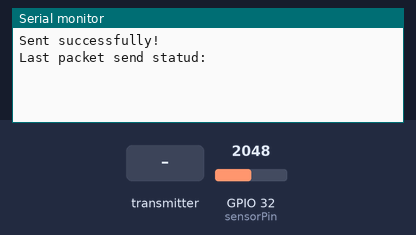
Simulated run of this program. Board: ESP32. On the bench: the last lines printed to the serial monitor. The inputs (shaded band) are chosen by the test bench; at power-on: GPIO 32 (sensorPin) = 2048.

Above: at 1.2 s.
1.3 s: the transmitter starts sending sensorData = 0
At 1.61 s:
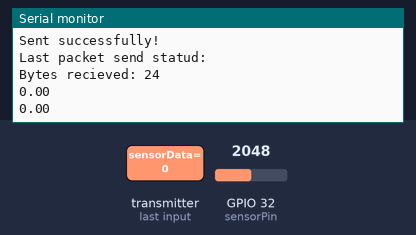
2.8 s: the transmitter starts sending num1 = 25
At 3.11 s:
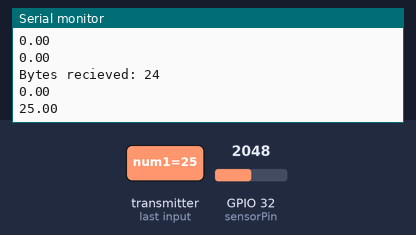
4.3 s: the transmitter starts sending sensorData = 50
5.8 s: the transmitter starts sending num1 = 100
At 6.11 s:
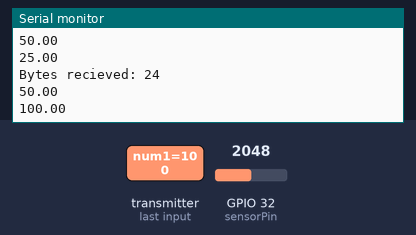
Timing chart, 0 to 8.3 s (numbered marks = the images above; inputs shaded):
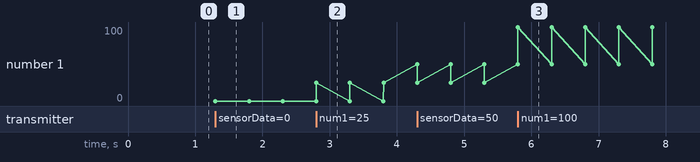

Measured:
- after the input at 1.3 s, the serial monitor: prints a new line at once (image 1)
- after the input at 2.8 s, the serial monitor: prints a new line at once (image 2)
- after the input at 5.8 s, the serial monitor: prints a new line at once (image 3)
- plotted number 1: 0 → 25 after the input at 2.8 s, 25 → 100 after the input at 5.8 s

The program:

main.cpp
```cpp
// Kommunikajson mellom 2 esp
#include <Arduino.h>
#include <WiFi.h>
#include <esp_now.h>

const int sensorPin = 32;

// unsigned int(for å få positive og negative verdier) av typen 8 bit/ 1 byte som array
uint8_t broadcastAddress[]= {0xFF, 0xFF, 0xFF, 0xFF, 0xFF, 0xFF}; // broadcast høyeste verdien (255,255,255,255,255,255)

float outgoingSensorData; //Lagrer data som vi logger fra sensorPin

//data vi ønsker å få inn fra de andre ESP-ene
float incomingSensorData;
char* incomingMsg; //Char array/string
float incomingNum;

String success; // Om meldingen har sent eller ikke sendt

// Si til esp-biblioteket hvilken data den kan forvente å motta
typedef struct struct_message{// lager en struct- flere forskjellige variabeltyper.
  float sensorData;
  char* msg1;
  float num1;
} struct_message;

// Deklarerer ny struct, samme som å lage ny int nå som vi har laget struct
struct_message outgoingData;
struct_message incomingData;

esp_now_peer_info_t peerInfo; // Holder infor om de forskjellige esp-ene en kan snakke med


//Lage en funksjon som kjører hver gang data blir forsøkt sendt, om det ble sendt riktig eller ikke
void onDataSent(const uint8_t* mac_addr, esp_now_send_status_t status){ //* gjør det til et array, må ha den med
  Serial.println("Last packet send statud:");
  //if(status == ESP_NOW_SEND_SUCCESS) //Innebygd variabel til esp-biblioteket

  if (status == 0){
    success = "Delivery success :)";
  } else {
    success = "Delivery fail :(";
  }
}

// det som skjer etter vi har mottat/ forsøkt å motta data. mac adressen tilhører de vi mottar data fra
void onDataRecv(const uint8_t* mac, const uint8_t* callbackData, int len) { // ledn = lengden v data mottatt. callbackData er innkommende data i rådata/array av bytes
  // Vil konvertere callbackData til en struct
  memcpy(&incomingData, callbackData, sizeof(incomingData)); // & refererer til minneadressen, der data skal lagres
  Serial.print("Bytes recieved: ");
  Serial.println(len);

  // Vil sette de globale variablene
  incomingSensorData = incomingData.sensorData;
  incomingMsg = incomingData.msg1;
  incomingNum = incomingData.num1;

  Serial.println(incomingSensorData);
  Serial.println(incomingMsg);
  Serial.println(incomingNum);
}

void setup() {

  Serial.begin(9600);
  pinMode(sensorPin, INPUT);
  WiFi.mode(WIFI_STA);

  if(esp_now_init() != ESP_OK){
    Serial.println("ERROR init ESP-NOW");
    return;
  }

  esp_now_register_send_cb(onDataSent);


  memcpy(peerInfo.peer_addr, broadcastAddress, 6);
  peerInfo.channel = 0;
  peerInfo.encrypt = false;

  if(esp_now_add_peer(&peerInfo) != ESP_OK) {
    Serial.println("Failed to add peer");
    return;
  }

  esp_now_register_recv_cb(onDataRecv);
}

void loop() {

  // Sette struct for outgoing data
  outgoingData.sensorData = analogRead(sensorPin);
  outgoingData.msg1 = "Hartberg";
  outgoingData.num1 = 420;

  esp_err_t result = esp_now_send(broadcastAddress, (uint8_t *) &outgoingData, sizeof(outgoingData));


  if (result == ESP_OK) {
    Serial.println("Sent successfully!");
  } else {
    Serial.println("Error sending data");
  }

  delay(5000);
}
```
